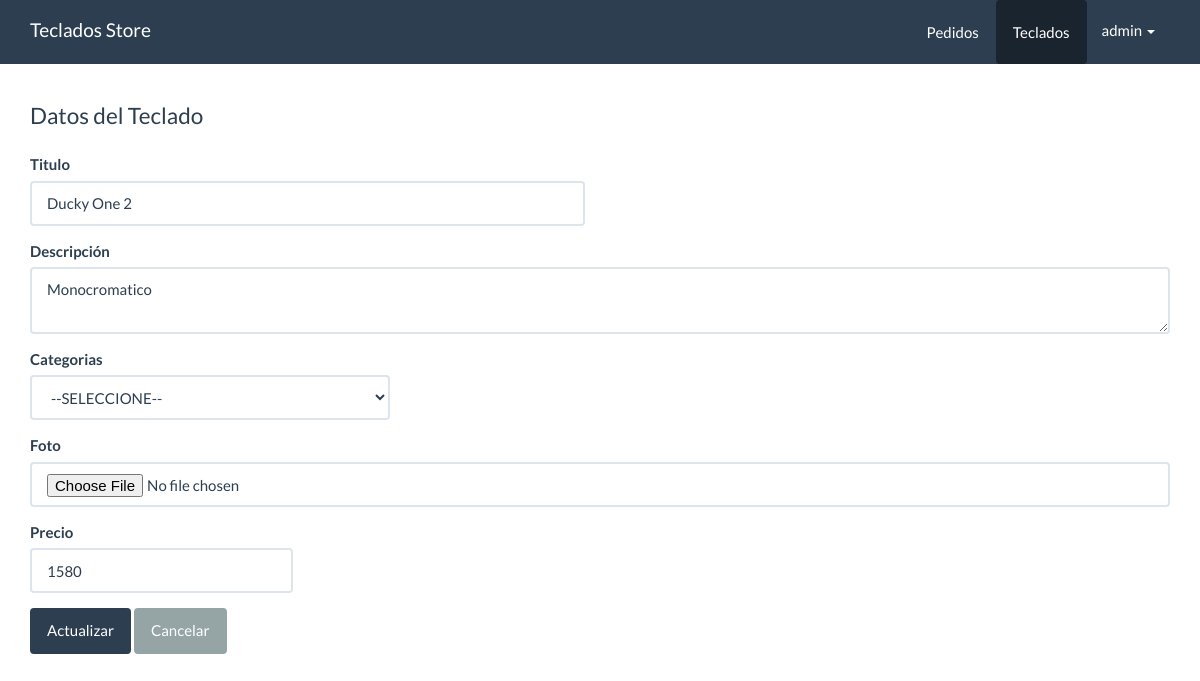
Page /panel/teclados/form_actualizar.php?id=13 on the committed database.
### tables this page shows
CREATE TABLE `teclados` (
  `IDteclado` int(11) NOT NULL,
  `titulo` varchar(100) NOT NULL,
  `descripcion` varchar(100) NOT NULL,
  `foto` varchar(100) NOT NULL,
  `precio` decimal(10,0) NOT NULL,
  `categoriaID` int(10) NOT NULL,
  `fecha` date NOT NULL,
  `estado` int(11) NOT NULL DEFAULT 1
);

### src/Teclado.php (called while the page is built, shortened)
<?php
class Teclado{
    private $cn = null;
    public function __construct(){
        $this->config = parse_ini_file(__DIR__.'/../config.ini') ;
        $this->cn = new \PDO( $this->config['dns'], $this->config['usuario'],$this->config['clave'],array(
            \PDO::MYSQL_ATTR_INIT_COMMAND => 'SET NAMES utf8'
        ));
    }
    public function mostrarPorId($id){
        $sql = "SELECT * FROM `teclados` WHERE `IDteclado`=:IDteclado ";
        $resultado = $this->cn->prepare($sql);
        $_array = array(
            ":IDteclado" =>  $id
        );
        if($resultado->execute($_array))
            return $resultado->fetch();
        return false;
    }
}

### panel/teclados/form_actualizar.php (the view, shortened to what this page needs)
<?php
  if(isset($_GET['id']) && is_numeric($_GET['id'])){
      $id = $_GET['id'];
      $teclado = new Kawschool\Teclado;
      $resultado = $teclado->mostrarPorId($id);
  }else{
    header('Location: index.php');
  }
?>
<!DOCTYPE html>
<html lang="en">
  <head>
    <link rel="stylesheet" href="../../assets/css/bootstrap.min.css">
    <link rel="stylesheet" href="../../assets/css/estilos.css">
  </head>
  <body>
    <nav class="navbar navbar-default navbar-fixed-top">
      <div class="container">
        <div class="navbar-header">
          <a class="navbar-brand" href="../dashboard.php">Teclados Store</a>
        </div>
        <div id="navbar" class="navbar-collapse collapse">
          <ul class="nav navbar-nav pull-right">
            <li>
              <a href="../pedidos/index.php" class="btn">Pedidos</a>
            </li>
            <li class="active">
              <a href="index.php" class="btn">Teclados</a>
            </li>
            <li class="dropdown">
                <a href="#" class="dropdown-toggle" data-toggle="dropdown" role="button" aria-haspopup="true" aria-expanded="false">admin <span class="caret"></span></a>
            </li>
          </ul>
        </div>
      </div>
    </nav>
    <div class="container" id="main" >
      <div class="row">
        <div class="col-md-12">
          <fieldset>
            <legend>Datos del Teclado</legend>
            <form method="POST" action="../acciones.php" enctype="multipart/form-data">
              <div class="row">
                  <div class="col-md-6">
                      <div class="form-group">
                          <label>Titulo</label>
                          <input value="<?php print $resultado['titulo'] ?>" type="text" class="form-control" name="titulo" required>
                      </div>
                  </div>
              </div>
              <div class="row">
                  <div class="col-md-12">
                      <div class="form-group">
                          <label>Descripción</label>
                          <textarea class="form-control" name="descripcion" id="" cols="3" required><?php print $resultado['descripcion'] ?></textarea>
                      </div>
                  </div>
              </div>
              <div class="row">
                  <div class="col-md-4">
                      <div class="form-group">
                          <label>Categorias</label>
                          <select class="form-control" name="categoriaID" required>
                            <option value="">--SELECCIONE--</option>
                          </select>
                      </div>
                  </div>
              </div>
              <div class="row">
                  <div class="col-md-12">
                      <div class="form-group">
                          <label>Foto</label>
                          <input type="file" class="form-control" name="foto" >
                      </div>
                  </div>
              </div>
              <div class="row">
                  <div class="col-md-3">
                      <div class="form-group">
                          <label>Precio</label>
                          <input value="<?php print $resultado['precio'] ?>" type="text" class="form-control" name="precio" placeholder="0.00" required>
                      </div>
                  </div>
              </div>
              <input type="submit" name="accion" class="btn btn-primary" value="Actualizar">
              <a href="index.php" class="btn btn-default">Cancelar</a>
            </form>
          </fieldset>
        </div>
      </div>
    </div>
  </body>
</html>

### assets/css/estilos.css (style rules this page uses)
#main { margin-top: 100px; }

### rows in the picture
teclados: titulo "Ducky One 2", descripcion "Monocromatico", precio "1580"
